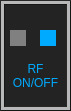
   <widget class="QFrame" name="frmOutputDisplay">
    <property name="geometry">
     <rect>
      <x>290</x>
      <y>740</y>
      <width>71</width>
      <height>111</height>
     </rect>
    </property>
    <property name="styleSheet">
     <string notr="true">background-color: rgb(35, 35, 35);</string>
    </property>
    <property name="frameShape">
     <enum>QFrame::Box</enum>
    </property>
    <property name="frameShadow">
     <enum>QFrame::Raised</enum>
    </property>
    <property name="lineWidth">
     <number>1</number>
    </property>
    <property name="midLineWidth">
     <number>3</number>
    </property>
    <widget class="QLabel" name="lblRFonOff">
     <property name="geometry">
      <rect>
       <x>10</x>
       <y>60</y>
       <width>51</width>
       <height>31</height>
      </rect>
     </property>
     <property name="styleSheet">
      <string notr="true">color: rgb(0, 170, 255);
font: 75 10pt &quot;MS Shell Dlg 2&quot;;</string>
     </property>
     <property name="text">
      <string>RF     ON/OFF</string>
     </property>
     <property name="alignment">
      <set>Qt::AlignCenter</set>
     </property>
     <property name="wordWrap">
      <bool>true</bool>
     </property>
    </widget>
    <widget class="QLabel" name="lblKJL1_OutputOn">
     <property name="geometry">
      <rect>
       <x>10</x>
       <y>30</y>
       <width>16</width>
       <height>16</height>
      </rect>
     </property>
     <property name="styleSheet">
      <string notr="true">background-color:  gray;</string>
     </property>
     <property name="text">
      <string/>
     </property>
    </widget>
    <widget class="QLabel" name="lblKJL1_OutputOff">
     <property name="geometry">
      <rect>
       <x>40</x>
       <y>30</y>
       <width>16</width>
       <height>16</height>
      </rect>
     </property>
     <property name="styleSheet">
      <string notr="true">background-color:  rgb(0, 170, 255);</string>
     </property>
     <property name="text">
      <string/>
     </property>
    </widget>
   </widget>
